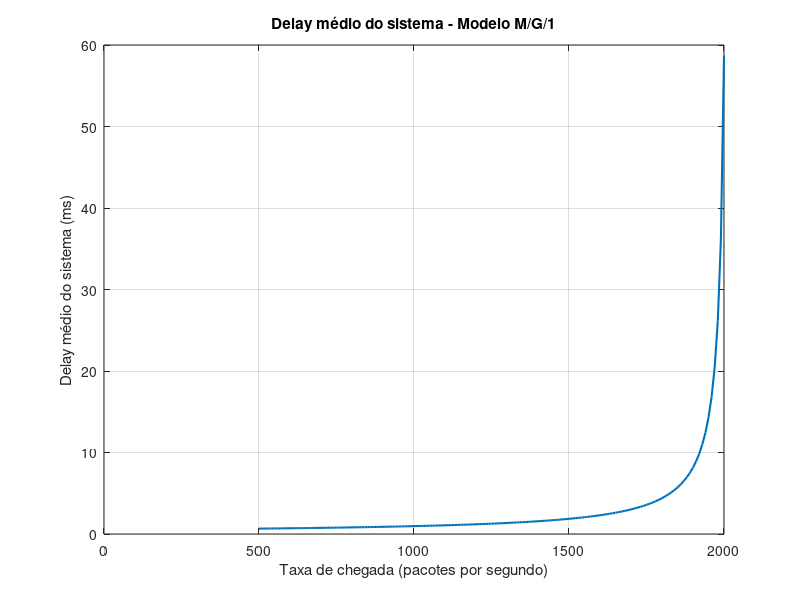

Reproduce this figure in MATLAB.
% considera uma ligação ideal
% ponto a ponto (i.e com ber de 0) de um router para outro router com
% capacidade C Mbps para comunicaçãoes ip
% há uma fila muito grande no
% port output da ligação, a
% ligação tem um delay de propagação de 10 micro segundos

% a ligação suporta um fluxo de pacotes ip cujos tamanhos estão entre 64 e
% 1518 bytes com as probabilidades sendo 19% para 64bytes, 23% 110 bytes,
% 17% para 1518 bytes e uma probabilidade igual para todos os outros
% valores. as chegadas dos
% pacotes de ip são um processo de poisson com uma frequencia x pps

% Considera que x = 1500 pps (pacotes por segundo) e C = 10 Mbps

%% 5.a
% determina o tamanho medio de um pacote em bytes e o tempo de transmissão
% medio de um pacote em milisegundos

x = 1500;          % pacotes por segundo
C = 10e6;          % capacidade da ligação, em bits por segundo

tamanhos = 64:1518;
probabilidades = ones(size(tamanhos)) * (1 - 0.19 - 0.23 - 0.17) / (numel(tamanhos) - 3);

probabilidades(tamanhos == 64) = 0.19;
probabilidades(tamanhos == 110) = 0.23;
probabilidades(tamanhos == 1518) = 0.17;

tamanho_medio = sum(tamanhos .* probabilidades);
tempo_transmissao_medio = tamanho_medio * 8 / C;
tempo_transmissao_medio_ms = tempo_transmissao_medio * 1e3;
fprintf('Tempo de transmissao medio: %.2f milissegundos\n', ...
    tempo_transmissao_medio_ms);
fprintf('Tamanho medio do pacote: %.2f bytes\n', tamanho_medio);

%% 5.b
% determina o throughput em Mbps da ligação

throughput_Mbps = min(x * tamanho_medio * 8 / 1e6, C / 1e6);
fprintf('Throughput da ligacao: %.2f Mbps\n', throughput_Mbps);

%% 5.c
% determina a capacidade da ligação em pacotes por segundo

capacidade_pps = C / (tamanho_medio * 8);
fprintf('Capacidade da ligacao: %.2f pacotes por segundo\n', capacidade_pps);

%% 5.d
% determine o queuing delay medio de um pacote e o packet system delay
% medio do fluxo IP (o system delay é o queuing delay + tempo de 
% transmissão + delay de propagação)
% usando o queuing model M/G/1

rho = x / capacidade_pps;
variancia_tamanho = sum((tamanhos - tamanho_medio).^2 .* probabilidades);
segundo_momento_servico = (variancia_tamanho + tamanho_medio^2) * (8 / C)^2;
queuing_delay_ms = (x * segundo_momento_servico / (2 * (1 - rho))) * 1e3;
system_delay_ms = queuing_delay_ms + tempo_transmissao_medio_ms + 0.01;
fprintf('Queuing delay medio: %.4f ms\nSystem delay medio: %.4f ms\n', ...
    queuing_delay_ms, system_delay_ms);

%% 5.e
% igual à alínea anterior mas com o modelo M/M/1

tempo_servico_exponencial = tempo_transmissao_medio;
queuing_delay_mm1_ms = (rho * tempo_servico_exponencial / (1 - rho)) * 1e3;
system_delay_mm1_ms = queuing_delay_mm1_ms + tempo_transmissao_medio_ms + 0.01;
fprintf('Queuing delay M/M/1: %.4f ms\nSystem delay M/M/1: %.4f ms\n', ...
    queuing_delay_mm1_ms, system_delay_mm1_ms);

%% 5.f
% usando o modelo M/M/1 determina a probabilidade da ocupação da queue ser
% maior que P pacotes para P = 10, 20 e 30

P = [10 20 30];
probabilidade_queue_maior = rho .^ (P + 2);

fprintf('Probabilidade da ocupacao da queue ser maior que %d pacotes: %.3f%%\n', ...
    [P; 100 * probabilidade_queue_maior]);

%% 5.g
% desenha um grafico com a média do delay de sistema usando o modelo M/G/1
% (de 10 em 10 milisegundos)
% em função da arrival rate dos pacotes desde 500pps até 2000pps.

taxas = 500:10:2000;
rho_taxas = taxas / capacidade_pps;
queuing_delay_taxas_ms = ...
    (taxas * segundo_momento_servico ./ (2 * (1 - rho_taxas))) * 1e3;
system_delay_taxas_ms = queuing_delay_taxas_ms + ...
    tempo_transmissao_medio_ms + 0.01;

figure;
plot(taxas, system_delay_taxas_ms, 'LineWidth', 1.5);
grid on;
xlabel('Taxa de chegada (pacotes por segundo)');
ylabel('Delay médio do sistema (ms)');
title('Delay médio do sistema - Modelo M/G/1');
